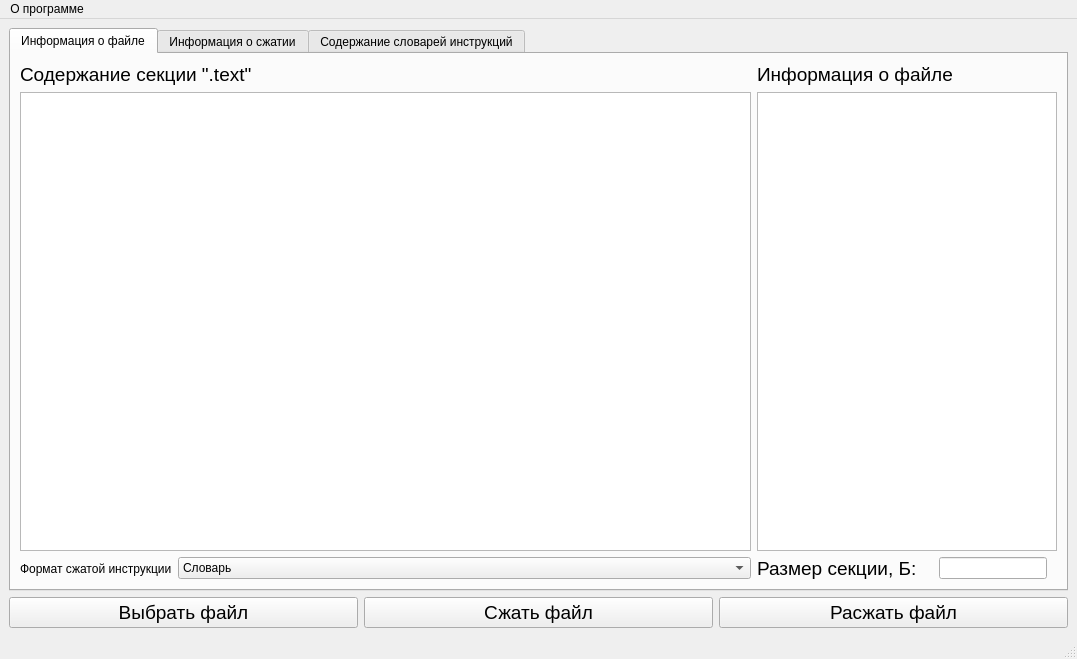
<?xml version="1.0" encoding="UTF-8"?>
<ui version="4.0">
 <class>MainWindow</class>
 <widget class="QMainWindow" name="MainWindow">
  <property name="geometry">
   <rect>
    <x>0</x>
    <y>0</y>
    <width>1077</width>
    <height>659</height>
   </rect>
  </property>
  <property name="windowTitle">
   <string>Сжатие машинного кода для RV32I набора команд</string>
  </property>
  <widget class="QWidget" name="centralwidget">
   <layout class="QHBoxLayout" name="horizontalLayout">
    <item>
     <layout class="QVBoxLayout" name="verticalLayout">
      <item>
       <widget class="QTabWidget" name="tabWidget">
        <property name="currentIndex">
         <number>0</number>
        </property>
        <widget class="QWidget" name="tab_3">
         <attribute name="title">
          <string>Информация о файле</string>
         </attribute>
         <layout class="QGridLayout" name="gridLayout_3">
          <item row="1" column="2" colspan="2">
           <widget class="QTextEdit" name="unputFileInfoTextEdit">
            <property name="sizePolicy">
             <sizepolicy hsizetype="Minimum" vsizetype="Expanding">
              <horstretch>0</horstretch>
              <verstretch>0</verstretch>
             </sizepolicy>
            </property>
            <property name="minimumSize">
             <size>
              <width>300</width>
              <height>0</height>
             </size>
            </property>
            <property name="readOnly">
             <bool>true</bool>
            </property>
           </widget>
          </item>
          <item row="2" column="1">
           <widget class="QComboBox" name="maskFormatComboBox">
            <property name="sizePolicy">
             <sizepolicy hsizetype="Minimum" vsizetype="Fixed">
              <horstretch>0</horstretch>
              <verstretch>0</verstretch>
             </sizepolicy>
            </property>
            <item>
             <property name="text">
              <string>Словарь</string>
             </property>
            </item>
            <item>
             <property name="text">
              <string>1 маска (32 бит)</string>
             </property>
            </item>
            <item>
             <property name="text">
              <string>2 маски (16/16 бит)</string>
             </property>
            </item>
            <item>
             <property name="text">
              <string>2 маски (24/8 бит)</string>
             </property>
            </item>
            <item>
             <property name="text">
              <string>3 маски (16/8/8 бит)</string>
             </property>
            </item>
            <item>
             <property name="text">
              <string>4 маски (8/8/8/8 бит)</string>
             </property>
            </item>
           </widget>
          </item>
          <item row="0" column="2" colspan="2">
           <widget class="QLabel" name="label_6">
            <property name="font">
             <font>
              <pointsize>14</pointsize>
             </font>
            </property>
            <property name="text">
             <string>Информация о файле</string>
            </property>
           </widget>
          </item>
          <item row="2" column="2">
           <widget class="QLabel" name="label_7">
            <property name="sizePolicy">
             <sizepolicy hsizetype="Maximum" vsizetype="Preferred">
              <horstretch>0</horstretch>
              <verstretch>0</verstretch>
             </sizepolicy>
            </property>
            <property name="font">
             <font>
              <pointsize>14</pointsize>
             </font>
            </property>
            <property name="text">
             <string>Размер секции, Б:</string>
            </property>
           </widget>
          </item>
          <item row="2" column="3">
           <widget class="QLineEdit" name="inputCodeSectionSizeLineEdit">
            <property name="sizePolicy">
             <sizepolicy hsizetype="Maximum" vsizetype="Fixed">
              <horstretch>0</horstretch>
              <verstretch>0</verstretch>
             </sizepolicy>
            </property>
            <property name="readOnly">
             <bool>true</bool>
            </property>
           </widget>
          </item>
          <item row="2" column="0">
           <widget class="QLabel" name="label">
            <property name="sizePolicy">
             <sizepolicy hsizetype="Maximum" vsizetype="Preferred">
              <horstretch>0</horstretch>
              <verstretch>0</verstretch>
             </sizepolicy>
            </property>
            <property name="text">
             <string>Формат сжатой инструкции</string>
            </property>
            <property name="margin">
             <number>5</number>
            </property>
           </widget>
          </item>
          <item row="1" column="0" colspan="2">
           <widget class="QTextEdit" name="inputTextContentTextEdit">
            <property name="readOnly">
             <bool>true</bool>
            </property>
            <property name="tabStopWidth">
             <number>160</number>
            </property>
           </widget>
          </item>
          <item row="0" column="0" colspan="2">
           <widget class="QLabel" name="label_2">
            <property name="font">
             <font>
              <pointsize>14</pointsize>
             </font>
            </property>
            <property name="text">
             <string>Содержание секции &quot;.text&quot;</string>
            </property>
           </widget>
          </item>
         </layout>
        </widget>
        <widget class="QWidget" name="tab">
         <attribute name="title">
          <string>Информация о сжатии</string>
         </attribute>
         <layout class="QGridLayout" name="gridLayout">
          <item row="0" column="0">
           <layout class="QHBoxLayout" name="horizontalLayout_4">
            <item>
             <layout class="QVBoxLayout" name="verticalLayout_3">
              <item>
               <layout class="QHBoxLayout" name="horizontalLayout_8">
                <item>
                 <widget class="QLabel" name="label_8">
                  <property name="font">
                   <font>
                    <pointsize>14</pointsize>
                   </font>
                  </property>
                  <property name="text">
                   <string>Исходный размер секции кода (.text), Б</string>
                  </property>
                 </widget>
                </item>
                <item>
                 <widget class="QLineEdit" name="startTextSizeLineEdit">
                  <property name="sizePolicy">
                   <sizepolicy hsizetype="Minimum" vsizetype="Fixed">
                    <horstretch>0</horstretch>
                    <verstretch>0</verstretch>
                   </sizepolicy>
                  </property>
                  <property name="font">
                   <font>
                    <pointsize>14</pointsize>
                   </font>
                  </property>
                  <property name="readOnly">
                   <bool>true</bool>
                  </property>
                 </widget>
                </item>
               </layout>
              </item>
              <item>
               <layout class="QHBoxLayout" name="horizontalLayout_6">
                <item>
                 <widget class="QLabel" name="label_4">
                  <property name="font">
                   <font>
                    <pointsize>14</pointsize>
                   </font>
                  </property>
                  <property name="text">
                   <string>Размер сжатой секции кода (.text), Б</string>
                  </property>
                 </widget>
                </item>
                <item>
                 <widget class="QLineEdit" name="cmprTextSizeLineEdit">
                  <property name="sizePolicy">
                   <sizepolicy hsizetype="Minimum" vsizetype="Fixed">
                    <horstretch>0</horstretch>
                    <verstretch>0</verstretch>
                   </sizepolicy>
                  </property>
                  <property name="font">
                   <font>
                    <pointsize>14</pointsize>
                   </font>
                  </property>
                  <property name="readOnly">
                   <bool>true</bool>
                  </property>
                 </widget>
                </item>
               </layout>
              </item>
              <item>
               <layout class="QHBoxLayout" name="horizontalLayout_7">
                <item>
                 <widget class="QLabel" name="label_5">
                  <property name="font">
                   <font>
                    <pointsize>14</pointsize>
                   </font>
                  </property>
                  <property name="text">
                   <string>Общий размер секций со словарем, Б</string>
                  </property>
                 </widget>
                </item>
                <item>
                 <widget class="QLineEdit" name="dictSizeLineEdit">
                  <property name="sizePolicy">
                   <sizepolicy hsizetype="Minimum" vsizetype="Fixed">
                    <horstretch>0</horstretch>
                    <verstretch>0</verstretch>
                   </sizepolicy>
                  </property>
                  <property name="font">
                   <font>
                    <pointsize>14</pointsize>
                   </font>
                  </property>
                  <property name="readOnly">
                   <bool>true</bool>
                  </property>
                 </widget>
                </item>
               </layout>
              </item>
              <item>
               <layout class="QHBoxLayout" name="horizontalLayout_3">
                <item>
                 <widget class="QLabel" name="label_9">
                  <property name="font">
                   <font>
                    <pointsize>14</pointsize>
                   </font>
                  </property>
                  <property name="text">
                   <string>Размер сжатой секции кода + размер словарей , Б</string>
                  </property>
                 </widget>
                </item>
                <item>
                 <widget class="QLineEdit" name="totalSizeLineEdit">
                  <property name="sizePolicy">
                   <sizepolicy hsizetype="Minimum" vsizetype="Fixed">
                    <horstretch>0</horstretch>
                    <verstretch>0</verstretch>
                   </sizepolicy>
                  </property>
                  <property name="font">
                   <font>
                    <pointsize>14</pointsize>
                   </font>
                  </property>
                  <property name="readOnly">
                   <bool>true</bool>
                  </property>
                 </widget>
                </item>
               </layout>
              </item>
              <item>
               <layout class="QHBoxLayout" name="horizontalLayout_5">
                <item>
                 <widget class="QLabel" name="label_3">
                  <property name="font">
                   <font>
                    <pointsize>14</pointsize>
                   </font>
                  </property>
                  <property name="text">
                   <string>Коэффициент сжатия</string>
                  </property>
                 </widget>
                </item>
                <item>
                 <widget class="QLineEdit" name="cmprRateLineEdit">
                  <property name="sizePolicy">
                   <sizepolicy hsizetype="Minimum" vsizetype="Fixed">
                    <horstretch>0</horstretch>
                    <verstretch>0</verstretch>
                   </sizepolicy>
                  </property>
                  <property name="font">
                   <font>
                    <pointsize>14</pointsize>
                   </font>
                  </property>
                  <property name="readOnly">
                   <bool>true</bool>
                  </property>
                 </widget>
                </item>
               </layout>
              </item>
              <item>
               <spacer name="verticalSpacer_3">
                <property name="orientation">
                 <enum>Qt::Vertical</enum>
                </property>
                <property name="sizeHint" stdset="0">
                 <size>
                  <width>20</width>
                  <height>40</height>
                 </size>
                </property>
               </spacer>
              </item>
             </layout>
            </item>
           </layout>
          </item>
         </layout>
        </widget>
        <widget class="QWidget" name="tab_2">
         <attribute name="title">
          <string>Содержание словарей инструкций</string>
         </attribute>
         <layout class="QGridLayout" name="gridLayout_2">
          <item row="1" column="2">
           <widget class="QTextEdit" name="dict1TextEdit">
            <property name="readOnly">
             <bool>true</bool>
            </property>
           </widget>
          </item>
          <item row="1" column="3">
           <widget class="QTextEdit" name="dict2TextEdit">
            <property name="readOnly">
             <bool>true</bool>
            </property>
           </widget>
          </item>
          <item row="1" column="4">
           <widget class="QTextEdit" name="dict3TextEdit">
            <property name="readOnly">
             <bool>true</bool>
            </property>
           </widget>
          </item>
          <item row="1" column="5">
           <widget class="QTextEdit" name="dict4TextEdit">
            <property name="readOnly">
             <bool>true</bool>
            </property>
           </widget>
          </item>
          <item row="0" column="2">
           <widget class="QLabel" name="dict1Name">
            <property name="font">
             <font>
              <pointsize>14</pointsize>
             </font>
            </property>
            <property name="text">
             <string/>
            </property>
           </widget>
          </item>
          <item row="0" column="3">
           <widget class="QLabel" name="dict2Name">
            <property name="font">
             <font>
              <pointsize>14</pointsize>
             </font>
            </property>
            <property name="text">
             <string/>
            </property>
           </widget>
          </item>
          <item row="0" column="4">
           <widget class="QLabel" name="dict3Name">
            <property name="font">
             <font>
              <pointsize>14</pointsize>
             </font>
            </property>
            <property name="text">
             <string/>
            </property>
           </widget>
          </item>
          <item row="0" column="5">
           <widget class="QLabel" name="dict4Name">
            <property name="font">
             <font>
              <pointsize>14</pointsize>
             </font>
            </property>
            <property name="text">
             <string/>
            </property>
           </widget>
          </item>
         </layout>
        </widget>
       </widget>
      </item>
      <item>
       <layout class="QHBoxLayout" name="horizontalLayout_2">
        <item>
         <widget class="QPushButton" name="chooseFileBtn">
          <property name="font">
           <font>
            <pointsize>14</pointsize>
           </font>
          </property>
          <property name="text">
           <string>Выбрать файл</string>
          </property>
         </widget>
        </item>
        <item>
         <widget class="QPushButton" name="compressFileBtn">
          <property name="font">
           <font>
            <pointsize>14</pointsize>
           </font>
          </property>
          <property name="text">
           <string>Сжать файл</string>
          </property>
         </widget>
        </item>
        <item>
         <widget class="QPushButton" name="decompressFileBtn">
          <property name="font">
           <font>
            <pointsize>14</pointsize>
           </font>
          </property>
          <property name="text">
           <string>Расжать файл</string>
          </property>
         </widget>
        </item>
       </layout>
      </item>
     </layout>
    </item>
   </layout>
  </widget>
  <widget class="QMenuBar" name="menubar">
   <property name="geometry">
    <rect>
     <x>0</x>
     <y>0</y>
     <width>1077</width>
     <height>29</height>
    </rect>
   </property>
   <widget class="QMenu" name="menu">
    <property name="title">
     <string>О программе</string>
    </property>
   </widget>
   <addaction name="menu"/>
  </widget>
  <widget class="QStatusBar" name="statusbar"/>
 </widget>
 <resources/>
 <connections/>
</ui>
